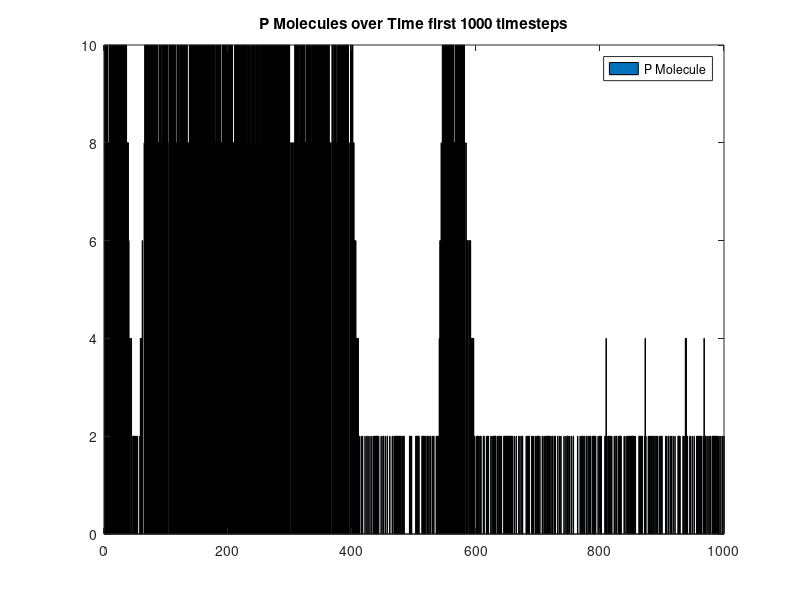
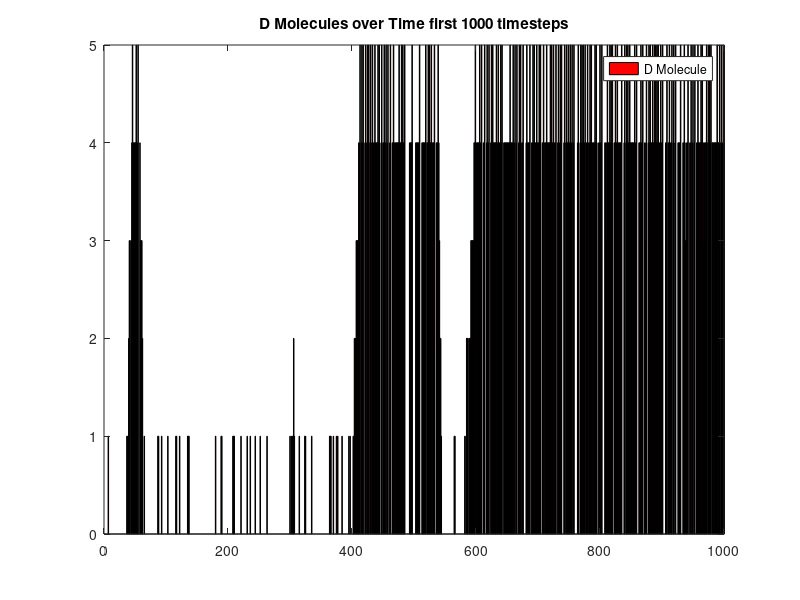

Reproduce these figures in MATLAB, in order.
X_0=10;
 
Y_n=0;
 
 
a=10^(-2);
b=10^(-1);
n=10^5;
 
P_pp=a*X_0*(X_0-1);
P_d=b*Y_n;
 
Xvector=zeros(1,n);
Yvector=zeros(1,n);
 
X_n=X_0;
 
for i=1:n
    if Y_n>0 && Y_n<5;
        if P_pp<rand(1) && X_n>=0;
            Y_n=Y_n+1;
            X_n=X_0-2;
            X_0=X_n;
            Xvector(1,i)=X_n;
            Yvector(1,i)=Y_n;
            
            P_pp=a*X_n*(X_n-1);
            P_d=b*Y_n;
        end
        if P_d<rand(1);
                Y_n=Y_n-1;                
                X_n=X_0+2;
                X_0=X_n;
                Xvector(1,i)=X_n;
                Yvector(1,i)=Y_n;
 
                P_pp=a*X_n*(X_n-1);
                P_d=b*Y_n;
 
        end
        
            
    elseif Y_n==0;
            if P_pp<rand(1);
                Y_n=Y_n+1;
                X_n=X_0-2;
                X_0=X_n;
                Xvector(1,i)=X_n;
                Yvector(1,i)=Y_n;
                
                P_pp=a*X_n*(X_n-1);
                P_d=b*Y_n;
                
            else
                X_n=X_0;
                Xvector(1,i)=X_n;
             
                P_pp=a*X_n*(X_n-1);
            end
            
    else
        if P_d<rand(1);
                Y_n=Y_n-1;                
                X_n=X_0+2;
                X_0=X_n;
                Xvector(1,i)=X_n;
                Yvector(1,i)=Y_n;
 
                P_pp=a*X_n*(X_n-1);
                P_d=b*Y_n;
        
        end
        
        
    end
    
 
end
 
Xvector
Yvector
P_pp
P_d
 
figure
bar(1:n,Xvector)
legend('P Molecule')
title('P Molecules over Time first 1000 timesteps')
axis([0 1000 0 10])
figure
bar(1:n,Yvector,'r')
legend('D Molecule')
title('D Molecules over Time first 1000 timesteps')
axis([0 1000 0 5])
